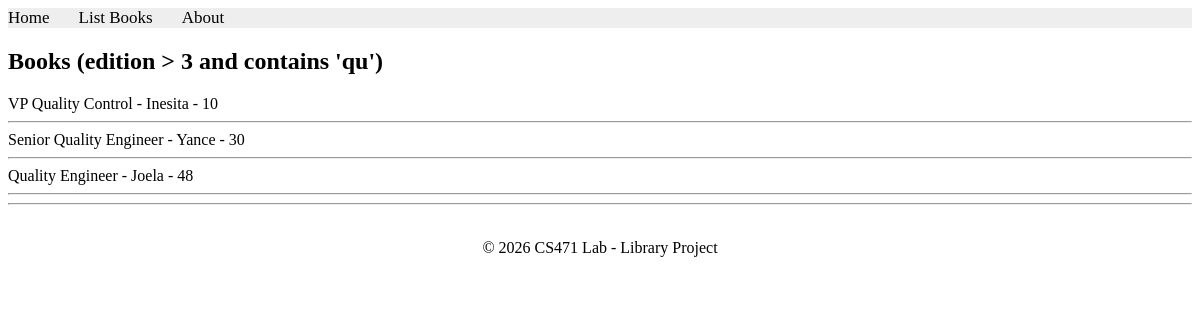
/books/lab8/task2, run on the app's committed database.
### apps/bookmodule/models.py (models this page shows)
class Book(models.Model):
    title = models.CharField(max_length=50)
    author = models.CharField(max_length=50)
    price = models.FloatField(default=0.0)
    edition = models.SmallIntegerField(default=1)

### apps/bookmodule/views.py (the view)
# urls.py: path('lab8/task2', views.lab8_task2),
def lab8_task2(request):
    books = Book.objects.filter(
        Q(edition__gt=3) &
        (Q(title__icontains='qu') | Q(author__icontains='qu'))
    )
    return render(request, 'bookmodule/lab8_task2.html', {'books': books})

### apps/templates/bookmodule/lab8_task2.html
{% extends "layouts/base.html" %}
{% block content %}
<h2>Books (edition > 3 and contains 'qu')</h2>
{% for b in books %}
    {{ b.title }} - {{ b.author }} - {{ b.edition }}
    <hr>
{% empty %}
    No results
{% endfor %}
{% endblock %}

### data on the page
Book: title "VP Quality Control", author "Inesita", edition "10"
Book: title "Senior Quality Engineer", author "Yance", edition "30"
Book: title "Quality Engineer", author "Joela", edition "48"
